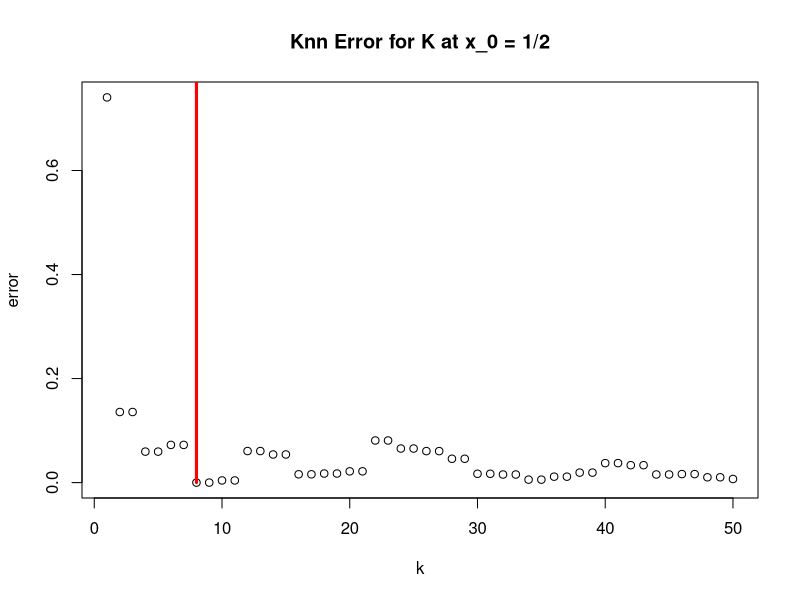

The R script that drew this image:
library(caret)

set.seed(1)

n <- 100
x <- (1:n)/n
f <- sin(x)
y <- f + rnorm(n, mean = 0, sd= 1)

mse_knn <- function(X, Y, krange) {
  n <- length(Y)
  valset_error <- array(0,length(krange))
  
  for (i in 1:length(krange)) {
    K <- krange[i]
    fit <- knnreg(as.matrix(X), Y, K)
    
    pr <- predict(fit, c(1/2))
    
    valset_error[K] <- mean((1/2 - pr)^2) 
    
  }
  
  return (valset_error)
  
}

mse_knn(x,y,1:50)
error_mse <- mse_knn(x,y,1:50)

plot(1:50, error_mse ,xlab='k',ylab='error',main='Knn Error for K at x_0 = 1/2')
error_mse
selected_k = which.min(error_mse)
selected_k

lines(c(selected_k,selected_k), c(0,100), col= 'red',lwd=3)
